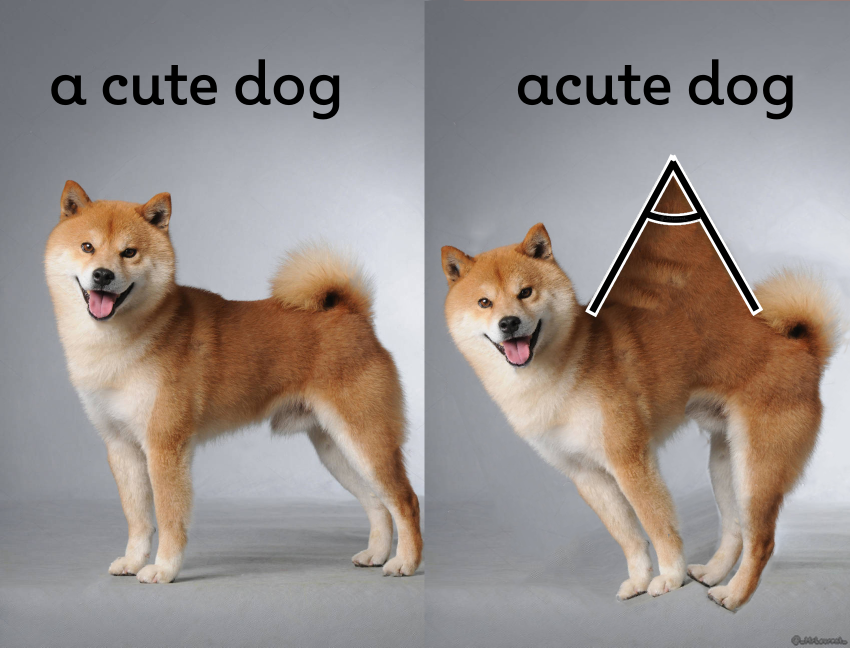
#> input picture Python_Basic_Assignments/acutedoggo.png, 1700 x 1295 px (shown at 1/2 size)
$ jupyter execute Assignment_14.ipynb
#> lines starting #> are read from the running program, lines starting #| are printed output that depends on the picture
## 1. What does RGBA stand for?
    > RedGreenBlueAlpha

## 2. From the Pillow module, how do you get the RGBA value of any images?
    > from PIL import ImageColor
    > ImageColor.getcolor('red', 'RGBA')

## 3. What is a box tuple, and how does it work?
    > Box tuple is an argument which many of the Pillow functions take. This is a two x,y coordinate for the image placed in a tuple. Like (10, 15), will have a x value (width) of 10, and y value (height) of 15.

## 4. Use your image and load in notebook then, How can you find out the width and height of an Image object?

[cell 1]
from PIL import Image

[cell 2]
adoggo = Image.open('acutedoggo.png')
#> adoggo is the input picture: PIL image 1700x1295 RGB; mean R, G, B 151.8, 142.9, 138.8

[cell 3]
adoggo.show()

[cell 4]
adoggo.size
#> Out = (1700, 1295)

## 5. What method would you call to get Image object for a 100×100 image, excluding the lower-left quarter of it?
    >

[cell 5]
import numpy as np
adoggo_cropped = adoggo.resize((100, 100))
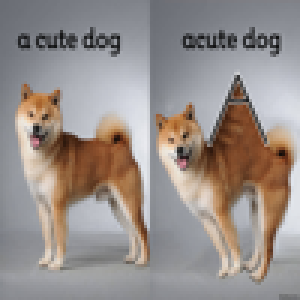
#> adoggo_cropped: PIL image 100x100 RGB (shown 3 times larger); mean R, G, B 151.8, 142.9, 138.8
img_arr = np.array(adoggo_cropped)

[cell 6]
img_arr[50:100,0:50] = (0,0,0)
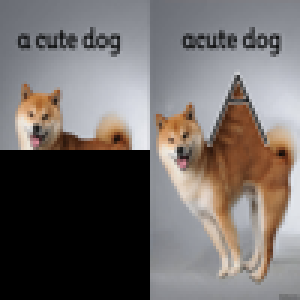
#> img_arr: shape (100, 100, 3) (shown 3 times larger); mean R, G, B 112.6, 106.7, 104.6
img = Image.fromarray(img_arr)
img.show()
